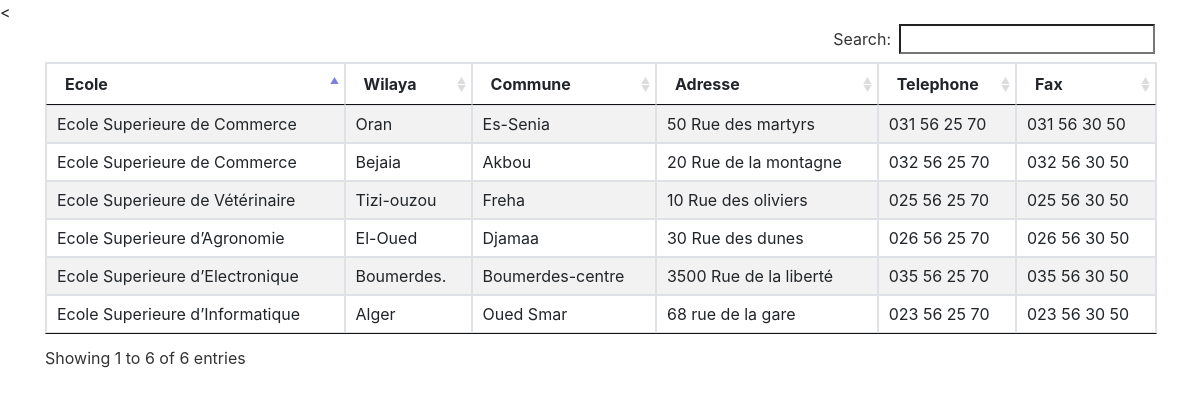
Page /Accueil on the committed database.
### tables this page shows
CREATE TABLE IF NOT EXISTS FORMATIONS(
    Id INT UNIQUE NOT NULL AUTO_INCREMENT ,
    Categorie VARCHAR(255) NOT NULL,
    Ecole VARCHAR(255) NOT NULL,
    Domaine VARCHAR(255),
    Wilaya VARCHAR(50) NOT NULL,
    Commune VARCHAR(50) NOT NULL,
    Adresse VARCHAR(255) NOT NULL,
    Telephone VARCHAR(50) NOT NULL,
    Fax VARCHAR(50) NOT NULL,
    PRIMARY KEY (Id) 
);

### app/controller/formationCtrl.php (called while the page is built, shortened)
<?php
require_once __DIR__."/../model/formation.php";
class FormationCtrl{
    private $model;
    public function __construct()
    {
        $this->model = new Formation();
    }
    public function getFormationsByCategorie($category){
        return $this->model->getFormationsByCategorie($category);
    }
}

### app/model/formation.php (called while the page is built, shortened)
<?php
require_once (__DIR__."/Db.php");
class Formation{
    function getFormationsByCategorie($category){
        $requete = "SELECT * FROM FORMATIONS WHERE categorie = '".$category."'";
        return Db::execute_query($requete);
    }
}

### app/model/Dbconfig.php (called while the page is built)
<?php
$serverName = "localhost";
$userName = 'root';
$passWord = '';
$dbName = "TDW";
$dsn = "mysql:dbname=".$dbName.";host=".$serverName;

### app/model/Db.php (called while the page is built, shortened)
<?php
    class Db{
        private static $conn;
        private static $isConnected = false;
        public static function connect(){
            require_once __DIR__.'/Dbconfig.php' ;
            if(!Db::$isConnected){
                try {
                    self::$conn = new PDO($dsn, $userName, $passWord);
                    self::$isConnected = true;
                }
                catch (PDOException $e){
                    printf("la connexion a echoué: %s \n",$e->getMessage());
                    exit();
                }
            }
        }
        public static function execute_query($requete){
            $statement = self::$conn->prepare($requete);
            $statement->execute(array());
            return self::fetchAll($statement);
        }
        private static function fetchAll($resultatRequete){
            if($resultatRequete){
                return $resultatRequete->fetchAll();
            }else{
                return false;
            }
        }
    }
?>

### app/view/tableDisplay.php (the view, shortened to what this page needs)
<?php
require_once __DIR__."/../controller/formationCtrl.php";
class Table{
    private $controller;
    public function __construct(){
        $this->controller = new FormationCtrl();
    }
    public function display(){
        $formations = $this->controller->getFormationsByCategorie('universitaire');
        $tableau = ' <table id="table-formation" align="center" class="table table-striped table-bordered" width="100%">
                        <thead>
                            <tr>
                                <th>Ecole</th>
                                <th>Wilaya</th>
                                <th>Commune</th>
                                <th>Adresse</th>
                                <th>Telephone</th>
                                <th>Fax</th>
                            </tr>
                        </thead>
                        <tbody>';
        foreach ($formations as $row)
        {
            $element = "<tr>
                            <td>".$row["Ecole"]."</td>
                            <td>".$row["Wilaya"]."</td>
                            <td>".$row["Commune"]."</td>
                            <td>".$row["Adresse"]."</td>
                            <td>".$row["Telephone"]."</td>
                            <td>".$row["Fax"]."</td>
                </tr> ";
            $tableau .= $element;
        }
        $tableau.="</tbody> </table>";
        echo $tableau;
    }
}

### Accueil/index.php (shortened to what this page needs)
<<!DOCTYPE html>
<html>
<head>
    <link rel="stylesheet" type="text/css" media="screen" href="../res/bootstrap-4/css/bootstrap.min.css" />
    <link rel="stylesheet" type="text/css" href="../res/DataTables/datatables.min.css">
</head>
<body>
<div class="container">
    <?php
    require_once __DIR__."/../app/view/tableDisplay.php";
    $t=new Table();
    $t->display();
    ?>
</div>
</body>
</html>

### rows in the picture
formations: Ecole "Ecole Superieure de Commerce", Wilaya "Oran", Commune "Es-Senia", Adresse "50 Rue des martyrs", Telephone "031 56 25 70", Fax "031 56 30 50"
formations: Ecole "Ecole Superieure d’Electronique", Wilaya "Boumerdes.", Commune "Boumerdes-centre", Adresse "3500 Rue de la liberté", Telephone "035 56 25 70", Fax "035 56 30 50"
formations: Ecole "Ecole Superieure d’Informatique", Wilaya "Alger", Commune "Oued Smar", Adresse "68 rue de la gare", Telephone "023 56 25 70", Fax "023 56 30 50"
formations: Ecole "Ecole Superieure d’Agronomie", Wilaya "El-Oued", Commune "Djamaa", Adresse "30 Rue des dunes", Telephone "026 56 25 70", Fax "026 56 30 50"
formations: Ecole "Ecole Superieure de Vétérinaire", Wilaya "Tizi-ouzou", Commune "Freha", Adresse "10 Rue des oliviers", Telephone "025 56 25 70", Fax "025 56 30 50"
formations: Ecole "Ecole Superieure de Commerce", Wilaya "Bejaia", Commune "Akbou", Adresse "20 Rue de la montagne", Telephone "032 56 25 70", Fax "032 56 30 50"
